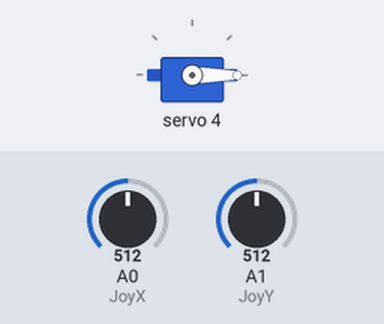
This sketch was run on a simulated Arduino Uno, built with avr-gcc and run on an emulated ATmega328P. Shown: servo. The inputs (shaded band) are chosen by the test bench; at power-on: A0 (JoyX) = 512, A1 (JoyY) = 512.

Above: at 1.2 s.
1.3 s: A0 (JoyX) set to 900
Timing chart, 0 to 4.3 s (numbered marks = the images above; inputs shaded):
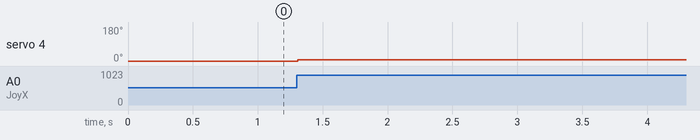

The sketch:

Servo_with_joystick.ino
```cpp
#include <Wire.h>
#include <Adafruit_PWMServoDriver.h>
#include <Servo.h>

#define JoyX A0
#define JoyY A1

int ServoXforward;
int ServoXbackward;
int ServoYforward;
int ServoYbackward;

Adafruit_PWMServoDriver pwm = Adafruit_PWMServoDriver();

void setup() {
  Serial.begin(9600);
  pwm.begin();
  pwm.setPWMFreq(60);
}

void loop() {
  int valX = analogRead(JoyX);
  int valY = analogRead(JoyY);
//  Serial.print("val x : ");
//  Serial.println(val1X);
//  Serial.print("val y : ");
//  Serial.println(val1Y);
//  delay(2000);

  valX = map(valX, 0, 1023, 10, 170);

//  Serial.println(ServoXforward);
//  delay(1000);
  pwm.setPWM(4, 0, valX);
//  pwm.setPWM(8, 0, ServoYforward);
  delay(5);

}
```

Measured:
- after the input at 1.3 s, servo 4: 0° → 6° at once
